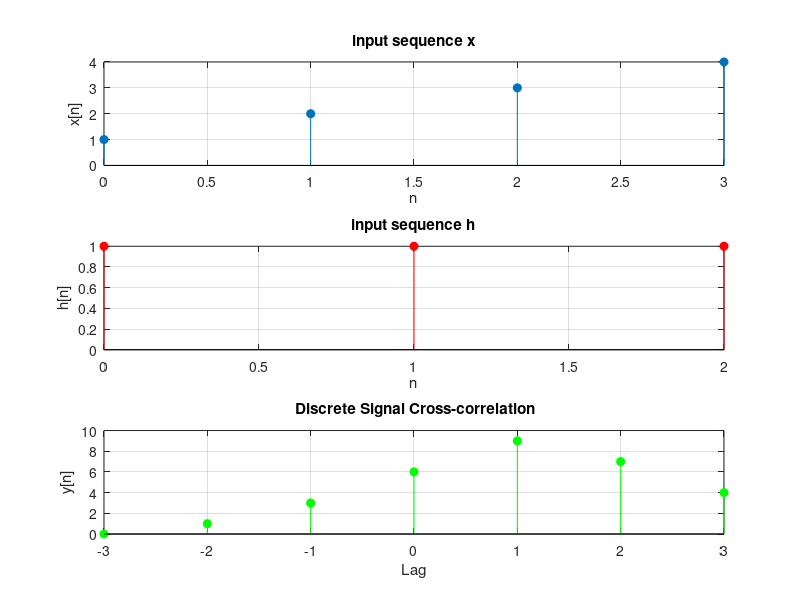

Recreate this plot in MATLAB.
clc;
clear all;
close all;
% Define input sequences 
x = [1 2 3 4];
h = [1 1 1];
% Cross-correlation 
[y, n_y] = xcorr(x, h);
n_x = 0:length(x)-1;
n_h = 0:length(h)-1;
%  Visualization 
subplot(3,1,1);
stem(n_x, x, 'filled');   
xlabel('n');
ylabel('x[n]');
title('input sequence x');
grid on;
subplot(3,1,2);
stem(n_h, h, 'filled','r');   
xlabel('n');
ylabel('h[n]');
title('input sequence h');
grid on;
subplot(3,1,3);
stem(n_y, y, 'filled','g');   
xlabel('Lag');
ylabel('y[n]');
title(' Discrete Signal Cross-correlation');
grid on;
disp('Discrete Signal Cross-correlation result (y):');
disp(y);
